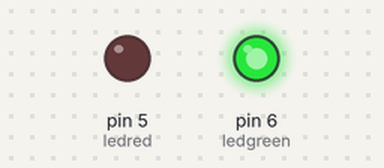
A sketch run on a simulated Arduino Uno, built with avr-gcc and run on an emulated ATmega328P. Shown: output pins drawn as LEDs (lit = HIGH).

Above: at 1.0 s.
At 3.0 s:
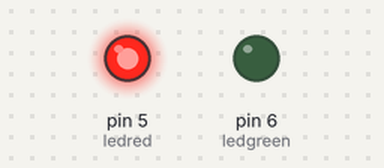
Timing chart, 0 to 5.2 s (numbered marks = the images above):
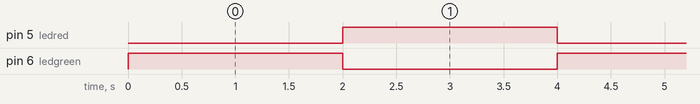

Measured:
- by itself, pin 5 (ledred), pin 6 (ledgreen): alternates HIGH for 2.0 s and LOW for 2.0 s

The sketch:

1.ino
```cpp
const int ledred = 5;
const int ledgreen = 6;

void setup() {
  // put your setup code here, to run once:

  pinMode(ledred, OUTPUT);
  pinMode(ledgreen, OUTPUT);

  digitalWrite(ledred, LOW);
  digitalWrite(ledgreen, LOW);


}

void loop() {
  // put your main code here, to run repeatedly:
 digitalWrite(ledgreen, HIGH);
  digitalWrite(ledred, LOW);
  delay(2000);
 digitalWrite(ledgreen, LOW);
  digitalWrite(ledred, HIGH);
  delay(2000);
}
```
